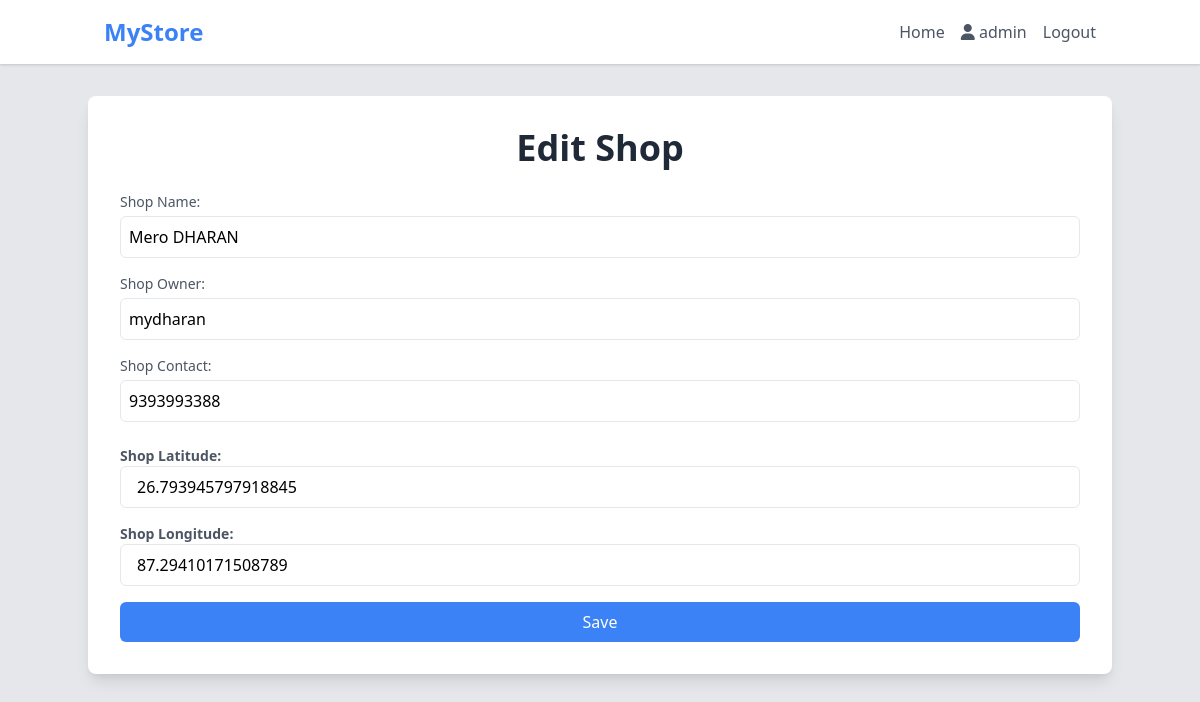
/editshop/17 (signed in), run on the app's committed database.
### geoapp/models.py (models this page shows, shortened)
class Shop(models.Model):
    user = models.OneToOneField(User, on_delete=models.CASCADE, related_name='shop')
    shopName = models.CharField(max_length=50)
    shopOwner = models.CharField(max_length=50, default="Blank")
    shopContact = models.CharField(max_length=50, default="9999999999")
    latitude = models.CharField(max_length=100,default='0.0')
    mall = models.ForeignKey(Mall,on_delete=models.CASCADE,null=True,blank=True,related_name='shops')
    longitude = models.CharField(max_length=100,default="0.0")

### geoapp/views.py (the view, shortened to what this page needs)
# urls.py: path('editshop/<str:pk>',views.editshop,name='editshop'),
@login_required(login_url='login')
def editshop(request,pk):
    if request.user.is_staff:
        shop = Shop.objects.get(pk = pk)
        return render(request,'editshop.html',{'shop':shop})
    else:
        return redirect('/')

### geoapp/templates/editshop.html (shortened to what this page needs)
{% extends 'base.html' %}
{% block content %}
<div class="container mx-auto mt-8 p-8 bg-white rounded-lg shadow-lg">
    <h1 class="text-4xl font-bold text-center mb-6 text-gray-800">Edit Shop</h1>
    <form method="post">
        <div class="mb-4">
            <label for="shopName" class="block text-sm font-medium text-gray-600">Shop Name:</label>
            <input type="text" id="shopName" name="shopName" placeholder="Enter Shop Name"
                value="{{shop.shopName}}" required
                class="mt-1 p-2 w-full border rounded-md focus:outline-none focus:border-blue-500">
        </div>
        <div class="mb-4">
            <label for="shopOwner" class="block text-sm font-medium text-gray-600">Shop Owner:</label>
            <input type="text" id="shopOwner" name="shopOwner" placeholder="Enter Shop Owner"
                value="{{shop.shopOwner}}"
                class="mt-1 p-2 w-full border rounded-md focus:outline-none focus:border-blue-500">
        </div>
        <div class="mb-6">
            <label for="shopContact" class="block text-sm font-medium text-gray-600">Shop Contact:</label>
            <input type="text" id="shopContact" name="shopContact" placeholder="Enter Shop Contact"
                value="{{shop.shopContact}}"
                class="mt-1 p-2 w-full border rounded-md focus:outline-none focus:border-blue-500">
        </div>
        <div class="mb-4">
            <label for="shopLatitude" class="block text-sm font-semibold text-gray-600">Shop Latitude:</label>
            <input type="text" id="shopLatitude" name="shopLatitude"
                class="w-full px-4 py-2 border rounded-md focus:outline-none focus:border-blue-500"
                placeholder="Enter Latitude Eg 27.2333432" value="{{shop.latitude}}">
        </div>
        <div class="mb-4">
            <label for="shopLongitude" class="block text-sm font-semibold text-gray-600">Shop Longitude:</label>
            <input type="text" id="shopLongitude" name="shopLongitude"
                class="w-full px-4 py-2 border rounded-md focus:outline-none focus:border-blue-500"
                placeholder="Enter Longitude Eg:87.232323" value="{{shop.longitude}}">
        </div>
        <button type="submit"
            class="w-full bg-blue-500 text-white py-2 px-4 rounded-md transition duration-300 hover:bg-blue-700 focus:outline-none focus:shadow-outline-blue">
            Save
        </button>
    </form>
</div>
{% endblock %}

### templates/base.html (shortened to what this page needs)
<!DOCTYPE html>
<html lang="en">
<head>
    <link rel="stylesheet" href="https://cdn.jsdelivr.net/npm/tailwindcss@2.2.19/dist/tailwind.min.css">
    <link rel="stylesheet" href="https://cdnjs.cloudflare.com/ajax/libs/font-awesome/6.5.1/css/all.min.css" />
    <link rel="stylesheet" href="https://unpkg.com/leaflet@1.9.4/dist/leaflet.css" />
</head>
<body class="bg-gray-200">
    <nav class="bg-white shadow">
        <div class="container mx-auto px-4">
            <div class="flex items-center justify-between py-4">
                <div class="flex items-center">
                    <a href="/" class="text-2xl font-bold text-blue-500">MyStore</a>
                </div>
                <div class="hidden lg:flex space-x-4">
                    <a href="#" class="text-gray-600 hover:text-blue-500">Home</a>
                    <p class="text-gray-600 hover:text-blue-500">
                        <i class="fa-solid fa-user"></i>
                        {{request.user}}</p>
                    <a href="{%url 'logout'%}" class="text-gray-600 hover:text-blue-500 cursor-pointer">Logout</a>
                </div>
            </div>
        </div>
    </nav>
    {%block content%}{%endblock content%}
</body>
</html>

### data on the page
Shop: shopName "Mero DHARAN", shopOwner "mydharan", shopContact "9393993388", shopLatitude "26.793945797918845", shopLongitude "87.29410171508789"

### other printed values
{{ request.user }} "admin"
